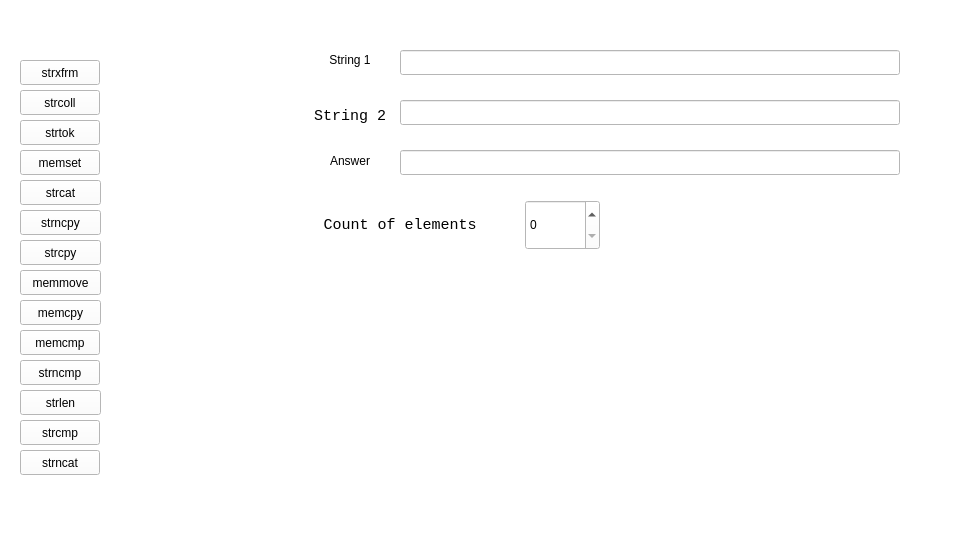
<?xml version="1.0" encoding="UTF-8"?>
<ui version="4.0">
 <class>MainWindow</class>
 <widget class="QMainWindow" name="MainWindow">
  <property name="geometry">
   <rect>
    <x>0</x>
    <y>0</y>
    <width>975</width>
    <height>535</height>
   </rect>
  </property>
  <property name="windowTitle">
   <string>MainWindow</string>
  </property>
  <property name="styleSheet">
   <string notr="true">background-color: rgb(255, 255, 255);
color: rgb(0, 0, 0);
font: 11pt &quot;Monospace&quot;;</string>
  </property>
  <widget class="QWidget" name="centralwidget">
   <widget class="QLabel" name="label_4">
    <property name="geometry">
     <rect>
      <x>300</x>
      <y>150</y>
      <width>100</width>
      <height>21</height>
     </rect>
    </property>
    <property name="text">
     <string>Answer</string>
    </property>
    <property name="alignment">
     <set>Qt::AlignCenter</set>
    </property>
   </widget>
   <widget class="QLineEdit" name="ln_ans">
    <property name="enabled">
     <bool>false</bool>
    </property>
    <property name="geometry">
     <rect>
      <x>400</x>
      <y>150</y>
      <width>500</width>
      <height>25</height>
     </rect>
    </property>
    <property name="frame">
     <bool>true</bool>
    </property>
   </widget>
   <widget class="QLineEdit" name="ln_str1">
    <property name="geometry">
     <rect>
      <x>400</x>
      <y>50</y>
      <width>500</width>
      <height>25</height>
     </rect>
    </property>
   </widget>
   <widget class="QLabel" name="label">
    <property name="geometry">
     <rect>
      <x>300</x>
      <y>50</y>
      <width>100</width>
      <height>20</height>
     </rect>
    </property>
    <property name="text">
     <string>String 1</string>
    </property>
    <property name="alignment">
     <set>Qt::AlignCenter</set>
    </property>
   </widget>
   <widget class="QPushButton" name="bnt_strcat">
    <property name="geometry">
     <rect>
      <x>20</x>
      <y>180</y>
      <width>81</width>
      <height>25</height>
     </rect>
    </property>
    <property name="text">
     <string>strcat</string>
    </property>
   </widget>
   <widget class="QPushButton" name="bnt_strlen">
    <property name="geometry">
     <rect>
      <x>20</x>
      <y>390</y>
      <width>81</width>
      <height>25</height>
     </rect>
    </property>
    <property name="text">
     <string>strlen</string>
    </property>
   </widget>
   <widget class="QPushButton" name="bnt_memmove">
    <property name="geometry">
     <rect>
      <x>20</x>
      <y>270</y>
      <width>81</width>
      <height>25</height>
     </rect>
    </property>
    <property name="text">
     <string>memmove</string>
    </property>
   </widget>
   <widget class="QPushButton" name="bnt_strcpy">
    <property name="geometry">
     <rect>
      <x>20</x>
      <y>240</y>
      <width>81</width>
      <height>25</height>
     </rect>
    </property>
    <property name="text">
     <string>strcpy</string>
    </property>
   </widget>
   <widget class="QPushButton" name="bnt_strncpy">
    <property name="geometry">
     <rect>
      <x>20</x>
      <y>210</y>
      <width>81</width>
      <height>25</height>
     </rect>
    </property>
    <property name="text">
     <string>strncpy</string>
    </property>
   </widget>
   <widget class="QPushButton" name="bnt_memcpy">
    <property name="geometry">
     <rect>
      <x>20</x>
      <y>300</y>
      <width>81</width>
      <height>25</height>
     </rect>
    </property>
    <property name="text">
     <string>memcpy</string>
    </property>
   </widget>
   <widget class="QPushButton" name="bnt_strcoll">
    <property name="geometry">
     <rect>
      <x>20</x>
      <y>90</y>
      <width>80</width>
      <height>25</height>
     </rect>
    </property>
    <property name="text">
     <string>strcoll</string>
    </property>
   </widget>
   <widget class="QPushButton" name="bnt_memset">
    <property name="geometry">
     <rect>
      <x>20</x>
      <y>150</y>
      <width>80</width>
      <height>25</height>
     </rect>
    </property>
    <property name="text">
     <string>memset</string>
    </property>
   </widget>
   <widget class="QPushButton" name="bnt_strtok">
    <property name="geometry">
     <rect>
      <x>20</x>
      <y>120</y>
      <width>80</width>
      <height>25</height>
     </rect>
    </property>
    <property name="text">
     <string>strtok</string>
    </property>
   </widget>
   <widget class="QPushButton" name="bnt_strxfrm">
    <property name="geometry">
     <rect>
      <x>20</x>
      <y>60</y>
      <width>80</width>
      <height>25</height>
     </rect>
    </property>
    <property name="text">
     <string>strxfrm</string>
    </property>
   </widget>
   <widget class="QPushButton" name="bnt_strcmp">
    <property name="geometry">
     <rect>
      <x>20</x>
      <y>420</y>
      <width>80</width>
      <height>25</height>
     </rect>
    </property>
    <property name="text">
     <string>strcmp</string>
    </property>
   </widget>
   <widget class="QPushButton" name="bnt_strncmp">
    <property name="geometry">
     <rect>
      <x>20</x>
      <y>360</y>
      <width>80</width>
      <height>25</height>
     </rect>
    </property>
    <property name="text">
     <string>strncmp</string>
    </property>
   </widget>
   <widget class="QPushButton" name="bnt_memcmp">
    <property name="geometry">
     <rect>
      <x>20</x>
      <y>330</y>
      <width>80</width>
      <height>25</height>
     </rect>
    </property>
    <property name="text">
     <string>memcmp</string>
    </property>
   </widget>
   <widget class="QPushButton" name="bnt_strncat">
    <property name="geometry">
     <rect>
      <x>20</x>
      <y>450</y>
      <width>80</width>
      <height>25</height>
     </rect>
    </property>
    <property name="text">
     <string>strncat</string>
    </property>
   </widget>
   <widget class="QLabel" name="label_2">
    <property name="geometry">
     <rect>
      <x>300</x>
      <y>100</y>
      <width>100</width>
      <height>31</height>
     </rect>
    </property>
    <property name="font">
     <font>
      <family>Monospace</family>
      <pointsize>11</pointsize>
      <italic>false</italic>
      <bold>false</bold>
     </font>
    </property>
    <property name="text">
     <string>String 2</string>
    </property>
    <property name="alignment">
     <set>Qt::AlignCenter</set>
    </property>
   </widget>
   <widget class="QLineEdit" name="ln_str2">
    <property name="geometry">
     <rect>
      <x>400</x>
      <y>100</y>
      <width>500</width>
      <height>25</height>
     </rect>
    </property>
   </widget>
   <widget class="QSpinBox" name="spb_N">
    <property name="geometry">
     <rect>
      <x>525</x>
      <y>200</y>
      <width>75</width>
      <height>50</height>
     </rect>
    </property>
   </widget>
   <widget class="QLabel" name="label_3">
    <property name="geometry">
     <rect>
      <x>300</x>
      <y>200</y>
      <width>200</width>
      <height>50</height>
     </rect>
    </property>
    <property name="font">
     <font>
      <family>Monospace</family>
      <pointsize>11</pointsize>
      <italic>false</italic>
      <bold>false</bold>
     </font>
    </property>
    <property name="autoFillBackground">
     <bool>false</bool>
    </property>
    <property name="text">
     <string>Count of elements</string>
    </property>
    <property name="alignment">
     <set>Qt::AlignCenter</set>
    </property>
   </widget>
  </widget>
  <widget class="QMenuBar" name="menubar">
   <property name="geometry">
    <rect>
     <x>0</x>
     <y>0</y>
     <width>975</width>
     <height>23</height>
    </rect>
   </property>
  </widget>
  <widget class="QStatusBar" name="statusbar"/>
 </widget>
 <resources/>
 <connections/>
</ui>
